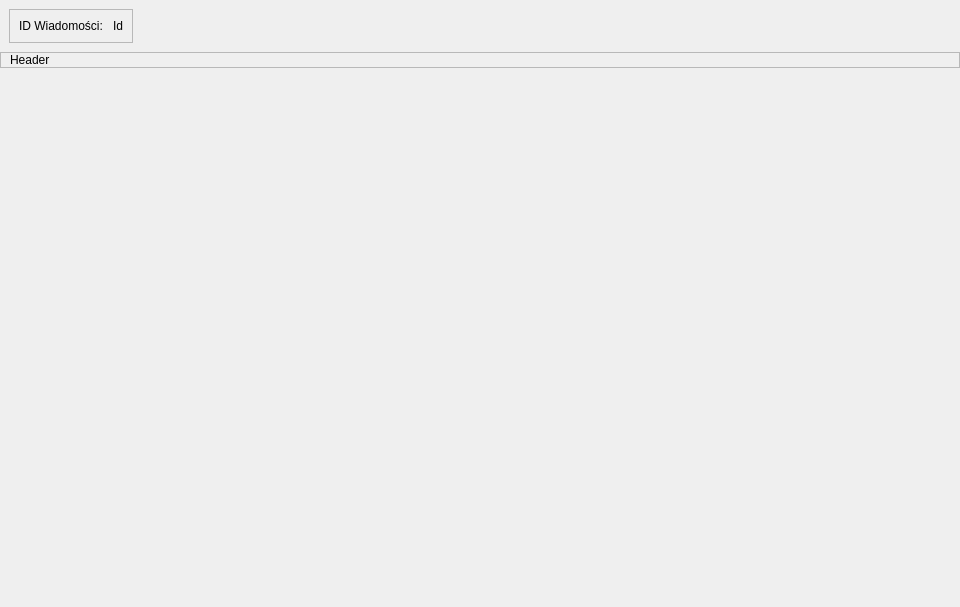
          <widget class="QWidget" name="scrollAreaWidgetContents_2">
           <property name="geometry">
            <rect>
             <x>0</x>
             <y>0</y>
             <width>960</width>
             <height>607</height>
            </rect>
           </property>
           <layout class="QVBoxLayout" name="verticalLayout_29" stretch="0,1,0">
            <property name="spacing">
             <number>0</number>
            </property>
            <property name="leftMargin">
             <number>0</number>
            </property>
            <property name="topMargin">
             <number>0</number>
            </property>
            <property name="rightMargin">
             <number>0</number>
            </property>
            <property name="bottomMargin">
             <number>0</number>
            </property>
            <item>
             <widget class="QWidget" name="widget_11" native="true">
              <property name="sizePolicy">
               <sizepolicy hsizetype="Fixed" vsizetype="Fixed">
                <horstretch>0</horstretch>
                <verstretch>0</verstretch>
               </sizepolicy>
              </property>
              <layout class="QVBoxLayout" name="verticalLayout_30">
               <item>
                <widget class="QFrame" name="frame_4">
                 <property name="sizePolicy">
                  <sizepolicy hsizetype="Fixed" vsizetype="Fixed">
                   <horstretch>0</horstretch>
                   <verstretch>0</verstretch>
                  </sizepolicy>
                 </property>
                 <property name="autoFillBackground">
                  <bool>false</bool>
                 </property>
                 <property name="frameShape">
                  <enum>QFrame::Shape::StyledPanel</enum>
                 </property>
                 <property name="frameShadow">
                  <enum>QFrame::Shadow::Raised</enum>
                 </property>
                 <layout class="QHBoxLayout" name="horizontalLayout_20">
                  <item>
                   <widget class="QLabel" name="label_21">
                    <property name="sizePolicy">
                     <sizepolicy hsizetype="Fixed" vsizetype="Fixed">
                      <horstretch>0</horstretch>
                      <verstretch>0</verstretch>
                     </sizepolicy>
                    </property>
                    <property name="text">
                     <string>ID Wiadomości: </string>
                    </property>
                   </widget>
                  </item>
                  <item>
                   <widget class="QLabel" name="idEmailHeaderLabel">
                    <property name="sizePolicy">
                     <sizepolicy hsizetype="Fixed" vsizetype="Fixed">
                      <horstretch>0</horstretch>
                      <verstretch>0</verstretch>
                     </sizepolicy>
                    </property>
                    <property name="text">
                     <string>Id</string>
                    </property>
                   </widget>
                  </item>
                 </layout>
                </widget>
               </item>
              </layout>
             </widget>
            </item>
            <item>
             <widget class="QFrame" name="frame_5">
              <property name="sizePolicy">
               <sizepolicy hsizetype="Expanding" vsizetype="Fixed">
                <horstretch>0</horstretch>
                <verstretch>0</verstretch>
               </sizepolicy>
              </property>
              <property name="frameShape">
               <enum>QFrame::Shape::StyledPanel</enum>
              </property>
              <property name="frameShadow">
               <enum>QFrame::Shadow::Raised</enum>
              </property>
              <layout class="QHBoxLayout" name="horizontalLayout">
               <property name="spacing">
                <number>0</number>
               </property>
               <property name="topMargin">
                <number>0</number>
               </property>
               <property name="rightMargin">
                <number>0</number>
               </property>
               <property name="bottomMargin">
                <number>0</number>
               </property>
               <item>
                <widget class="QLabel" name="headerEmailLabel">
                 <property name="layoutDirection">
                  <enum>Qt::LayoutDirection::RightToLeft</enum>
                 </property>
                 <property name="text">
                  <string>Header</string>
                 </property>
                 <property name="wordWrap">
                  <bool>true</bool>
                 </property>
                 <property name="textInteractionFlags">
                  <set>Qt::TextInteractionFlag::LinksAccessibleByMouse|Qt::TextInteractionFlag::TextSelectableByMouse</set>
                 </property>
                </widget>
               </item>
              </layout>
             </widget>
            </item>
            <item>
             <spacer name="verticalSpacer_4">
              <property name="orientation">
               <enum>Qt::Orientation::Vertical</enum>
              </property>
              <property name="sizeHint" stdset="0">
               <size>
                <width>20</width>
                <height>40</height>
               </size>
              </property>
             </spacer>
            </item>
           </layout>
          </widget>
